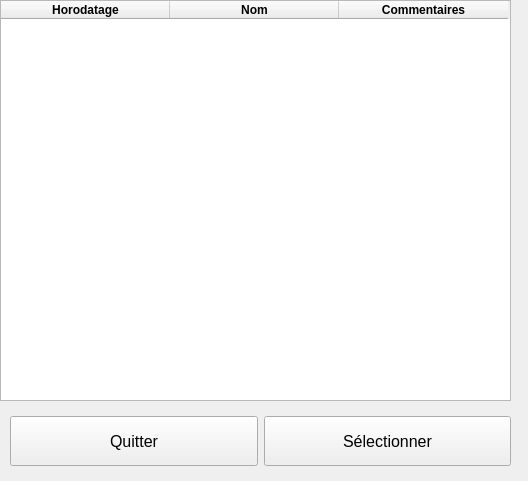
<?xml version="1.0" encoding="UTF-8"?>
<ui version="4.0">
 <class>ImageSetSelectionDialog</class>
 <widget class="QWidget" name="ImageSetSelectionDialog">
  <property name="geometry">
   <rect>
    <x>0</x>
    <y>0</y>
    <width>528</width>
    <height>481</height>
   </rect>
  </property>
  <property name="windowTitle">
   <string>Form</string>
  </property>
  <property name="styleSheet">
   <string notr="true"/>
  </property>
  <widget class="QTableWidget" name="tableWidget">
   <property name="geometry">
    <rect>
     <x>0</x>
     <y>0</y>
     <width>511</width>
     <height>401</height>
    </rect>
   </property>
   <attribute name="horizontalHeaderDefaultSectionSize">
    <number>169</number>
   </attribute>
   <column>
    <property name="text">
     <string>Horodatage</string>
    </property>
    <property name="font">
     <font>
      <bold>true</bold>
     </font>
    </property>
   </column>
   <column>
    <property name="text">
     <string>Nom</string>
    </property>
    <property name="font">
     <font>
      <bold>true</bold>
     </font>
    </property>
   </column>
   <column>
    <property name="text">
     <string>Commentaires</string>
    </property>
    <property name="font">
     <font>
      <bold>true</bold>
     </font>
    </property>
   </column>
  </widget>
  <widget class="QWidget" name="horizontalLayoutWidget_2">
   <property name="geometry">
    <rect>
     <x>10</x>
     <y>410</y>
     <width>501</width>
     <height>62</height>
    </rect>
   </property>
   <layout class="QHBoxLayout" name="horizontalLayout_2">
    <item>
     <widget class="QPushButton" name="pushButton_cancel">
      <property name="minimumSize">
       <size>
        <width>150</width>
        <height>50</height>
       </size>
      </property>
      <property name="font">
       <font>
        <pointsize>12</pointsize>
       </font>
      </property>
      <property name="text">
       <string>Quitter</string>
      </property>
     </widget>
    </item>
    <item>
     <widget class="QPushButton" name="pushButton_ok">
      <property name="minimumSize">
       <size>
        <width>50</width>
        <height>50</height>
       </size>
      </property>
      <property name="font">
       <font>
        <pointsize>12</pointsize>
       </font>
      </property>
      <property name="text">
       <string>Sélectionner</string>
      </property>
     </widget>
    </item>
   </layout>
  </widget>
 </widget>
 <resources/>
 <connections/>
</ui>
